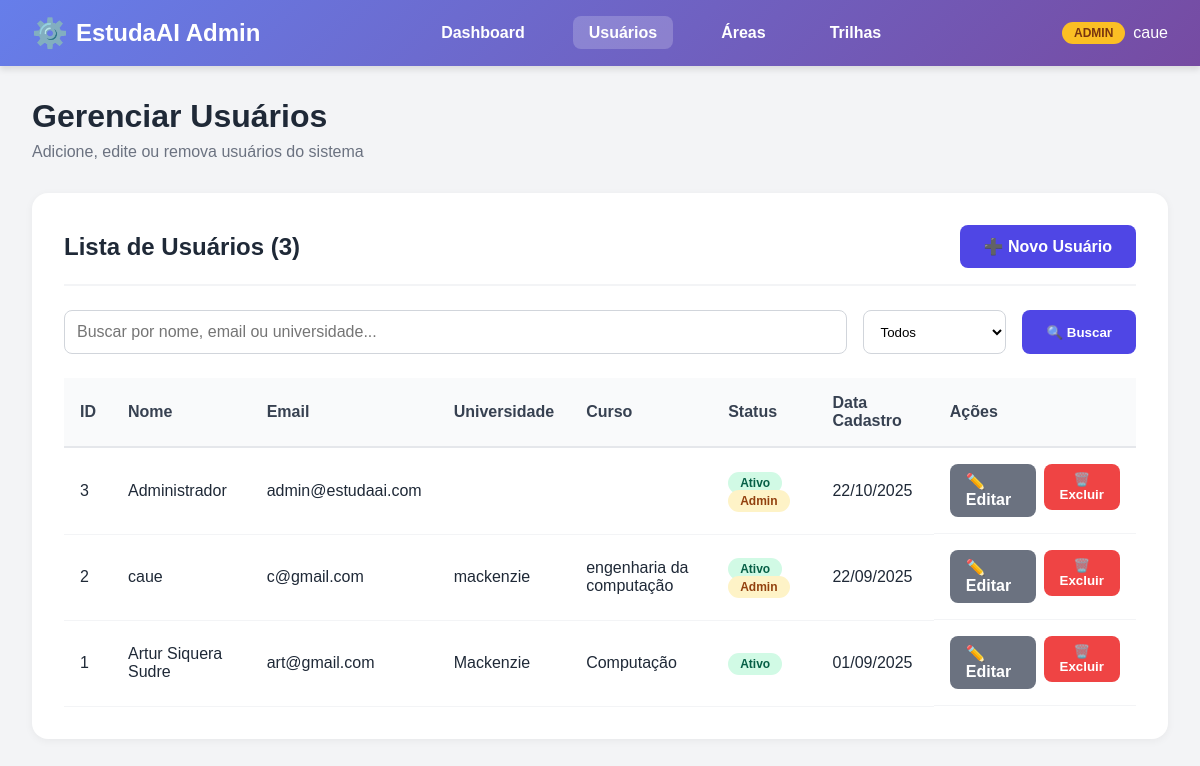
Before: /usuarios/admin-panel/usuarios/ (signed in) with the older database file.
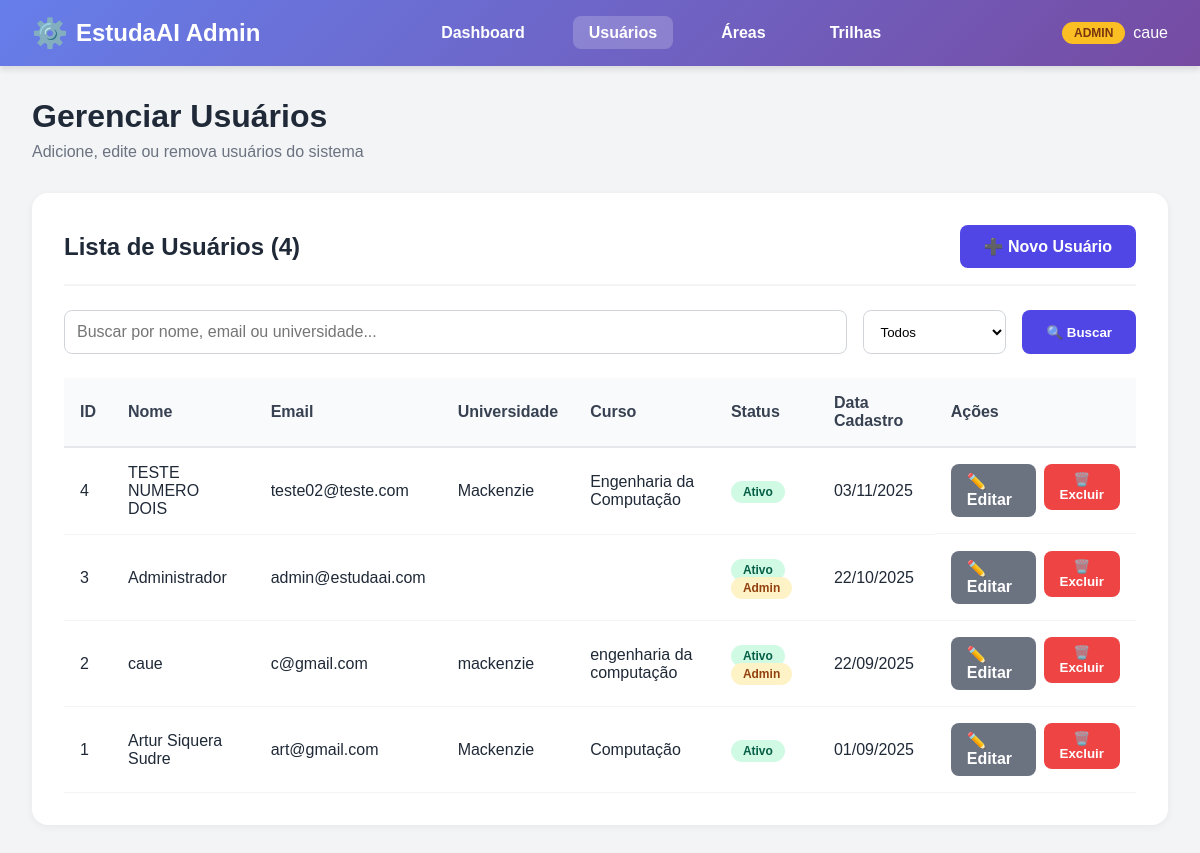
After: the same page with the newer database file.
### usuarios/models.py (models this page shows, shortened)
class Usuario(AbstractUser): #criação de uma classe usuário
    nome = models.CharField(max_length=100)#Char pois é tudo caracter, o tamanho pode variar, sendo de caso a caso
    email = models.EmailField(unique=True)#modelo específico de email, pois email tem seus peculiaridades, ex: @
    universidade = models.CharField(max_length=255)#Char pois é tudo caracter
    curso = models.CharField(max_length=255)#Char pois é tudo caracter
    ano_formatura = models.IntegerField(null=True, blank=True, validators=[MinValueValidator(2000), MaxValueValidator(2060)])# Intenger para números inteiros, null=True --> o Banco não dará erro se estiver vazio
    idade = models.IntegerField(null=True, blank=True, validators=[MinValueValidator(8), MaxValueValidator(100)])#blank=True --> o django aceitará formulários com essa parte em branco, mine max value validator para validar e não ter número absurdoss
    nome = models.CharField(max_length=100)  # Nome completo do usuário
    email = models.EmailField(unique=True)  # Email único no sistema
    universidade = models.CharField(max_length=255)  # Nome da universidade
    curso = models.CharField(max_length=255)  # Nome do curso
    ano_formatura = models.IntegerField(
        null=True, blank=True,  # Permite valores vazios
        validators=[MinValueValidator(2000), MaxValueValidator(2060)]  # Entre 2000 e 2060
    )
    idade = models.IntegerField(
        null=True, blank=True,  # Permite valores vazios
        validators=[MinValueValidator(8), MaxValueValidator(100)]  # Entre 8 e 100 anos
    )
    REQUIRED_FIELDS = ['nome', 'email', 'universidade', 'curso', 'ano_formatura', 'idade']

### usuarios/views.py (the view, shortened to what this page needs)
# urls.py: path('admin-panel/usuarios/', views.admin_usuarios_list, name='admin_usuarios_list'),
@login_required(login_url='login')
@user_passes_test(user_is_staff, login_url='dashboard')
def admin_usuarios_list(request):
    usuarios = Usuario.objects.all().order_by('-date_joined')
    query = request.GET.get('q')
    filtro = request.GET.get('filtro')
    if filtro == 'ativos':
        usuarios = usuarios.filter(is_active=True)
    elif filtro == 'inativos':
        usuarios = usuarios.filter(is_active=False)
    elif filtro == 'staff':
        usuarios = usuarios.filter(is_staff=True)
    paginator = Paginator(usuarios, 15)  # 15 por página
    page_number = request.GET.get('page')
    page_obj = paginator.get_page(page_number)
    return render(request, 'usuarios/admin/usuarios_list.html', {'page_obj': page_obj})

### usuarios/views.py (called while the page is built)
def user_is_staff(user):
    return user.is_staff

### usuarios/templates/usuarios/admin/usuarios_list.html (shortened to what the changed rows need)
{% load static %}
<!DOCTYPE html>
<html lang="pt-BR">
<head>
    <link rel="stylesheet" href="{% static 'usuarios/admin-style.css' %}">
</head>
<body>
    <header class="admin-navbar">
        <nav class="admin-nav-container">
            <div class="admin-user-info">
                <span class="admin-badge">ADMIN</span>
                <span>{{ user.username }}</span>
            </div>
        </nav>
    </header>
    <main class="admin-container">
        <div class="admin-header">
            <h1 class="admin-title">Gerenciar Usuários</h1>
        </div>
        <div class="admin-card">
            <div class="card-header">
                <h2 class="card-title">Lista de Usuários ({{ page_obj.paginator.count }})</h2>
                <a href="{% url 'admin_usuario_create' %}" class="btn-primary">➕ Novo Usuário</a>
            </div>
            <div class="table-container">
                <table class="admin-table">
                    <thead>
                        <tr>
                            <th>ID</th>
                            <th>Nome</th>
                            <th>Email</th>
                            <th>Universidade</th>
                            <th>Curso</th>
                            <th>Status</th>
                            <th>Data Cadastro</th>
                            <th>Ações</th>
                        </tr>
                    </thead>
                    <tbody>
                        {% for usuario in page_obj %}
                        <tr>
                            <td>{{ usuario.id }}</td>
                            <td>{{ usuario.nome }}</td>
                            <td>{{ usuario.email }}</td>
                            <td>{{ usuario.universidade }}</td>
                            <td>{{ usuario.curso }}</td>
                            <td>
                                {% if usuario.is_active %}
                                <span class="badge success">Ativo</span>
                                {% else %}
                                <span class="badge danger">Inativo</span>
                                {% endif %}
                                {% if usuario.is_staff %}
                                <span class="badge warning">Admin</span>
                                {% endif %}
                            </td>
                            <td>{{ usuario.date_joined|date:"d/m/Y" }}</td>
                            <td class="table-actions">
                                <a href="{% url 'admin_usuario_edit' usuario.id %}" class="btn-secondary">✏️ Editar</a>
                                <form method="POST" action="{% url 'admin_usuario_delete' usuario.id %}" style="display: inline;" onsubmit="return confirm('Tem certeza que deseja excluir este usuário?');">
                                    <button type="submit" class="btn-danger">🗑️ Excluir</button>
                                </form>
                            </td>
                        </tr>
                        {% endfor %}
                    </tbody>
                </table>
            </div>
        </div>
    </main>
</body>
</html>

Changed rows visible on the page:
added Usuario: id "4", nome "TESTE NUMERO DOIS", email "teste02@teste.com", universidade "Mackenzie", curso "Engenharia da Computação", is_active "Ativo", date_joined "03/11/2025"
Other visible differences:
{{ page_obj.paginator.count }}: "3" → "4"
